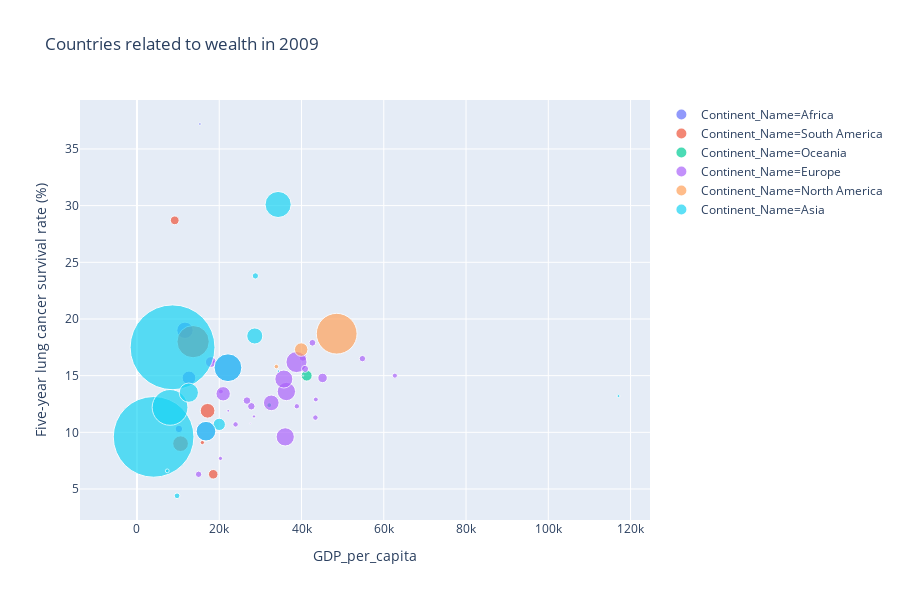

Source (notebook cell):
### Code cell
fig = px.scatter(df2_gdp.query('Year == 2009'), x="GDP_per_capita", y="Five-year lung cancer survival rate (%)", size="Total_pop", color="Continent_Name",
           hover_name="Continent_Name", size_max=60,title="Countries related to wealth in 2009")
fig.show()

### Figure 1 — Plotly figure (JSON) as saved in the notebook; plotly's stock layout.template omitted (floating-point values rounded to 4 significant figures)
{"data": [{"hoverlabel": {"namelength": 0}, "hovertemplate": "<b>%{hovertext}</b><br><br>Continent_Name=Africa<br>GDP_per_capita=%{x}<br>Five-year lung cancer survival rate (%)=%{y}<br>Total_pop=%{marker.size}", "hovertext": ["Africa", "Africa", "Africa", "Africa"], "legendgroup": "Continent_Name=Africa", "marker": {"color": "#636efa", "size": [34950168, 1291609, 49751503, 10365089], "sizemode": "area", "sizeref": 370800.0, "symbol": "circle"}, "mode": "markers", "name": "Continent_Name=Africa", "showlegend": true, "type": "scatter", "x": [12650.0, 15310.0, 11680.0, 10200.0], "xaxis": "x", "y": [14.8, 37.2, 19, 10.3], "yaxis": "y"}, {"hoverlabel": {"namelength": 0}, "hovertemplate": "<b>%{hovertext}</b><br><br>Continent_Name=South America<br>GDP_per_capita=%{x}<br>Five-year lung cancer survival rate (%)=%{y}<br>Total_pop=%{marker.size}", "hovertext": ["South America", "South America", "South America", "South America", "South America", "South America"], "legendgroup": "Continent_Name=South America", "marker": {"color": "#EF553B", "size": [40062470, 193246610, 16955737, 45654044, 14261566, 3357391], "sizemode": "area", "sizeref": 370800.0, "symbol": "circle"}, "mode": "markers", "name": "Continent_Name=South America", "showlegend": true, "type": "scatter", "x": [17170.0, 13650.0, 18550.0, 10600.0, 9184.0, 15900.0], "xaxis": "x", "y": [11.9, 18, 6.3, 9, 28.7, 9.1], "yaxis": "y"}, {"hoverlabel": {"namelength": 0}, "hovertemplate": "<b>%{hovertext}</b><br><br>Continent_Name=Oceania<br>GDP_per_capita=%{x}<br>Five-year lung cancer survival rate (%)=%{y}<br>Total_pop=%{marker.size}", "hovertext": ["Oceania", "Oceania"], "legendgroup": "Continent_Name=Oceania", "marker": {"color": "#00cc96", "size": [21902300, 4322628], "sizemode": "area", "sizeref": 370800.0, "symbol": "circle"}, "mode": "markers", "name": "Continent_Name=Oceania", "showlegend": true, "type": "scatter", "x": [41270.0, 32170.0], "xaxis": "x", "y": [15, 12.4], "yaxis": "y"}, {"hoverlabel": {"namelength": 0}, "hovertemplate": "<b>%{hovertext}</b><br><br>Continent_Name=Europe<br>GDP_per_capita=%{x}<br>Five-year lung cancer survival rate (%)=%{y}<br>Total_pop=%{marker.size}", "hovertext": ["Europe", "Europe", "Europe", "Europe", "Europe", "Europe", "Europe", "Europe", "Europe", "Europe", "Europe", "Europe", "Europe", "Europe", "Europe", "Europe", "Europe", "Europe", "Europe", "Europe", "Europe", "Europe", "Europe", "Europe", "Europe", "Europe", "Europe", "Europe", "Europe", "Europe"], "legendgroup": "Continent_Name=Europe", "marker": {"color": "#ab63fa", "size": [8369639, 10660938, 7542674, 4410864, 1090473, 10439735, 5524874, 1341629, 5341546, 62444770, 82405365, 315543, 4412181, 60248654, 2261380, 3341097, 415220, 16559268, 4834002, 38249228, 10657175, 21537219, 143064078, 5451968, 2024040, 45638113, 9311110, 7621211, 71846212, 61652315], "sizemode": "area", "sizeref": 370800.0, "symbol": "circle"}, "mode": "markers", "name": "Continent_Name=Europe", "showlegend": true, "type": "scatter", "x": [42660.0, 40360.0, 14980.0, 20410.0, 34390.0, 27800.0, 43380.0, 22190.0, 38870.0, 36320.0, 38780.0, 40380.0, 43490.0, 35710.0, 18610.0, 20300.0, 27530.0, 45130.0, 62700.0, 20950.0, 26740.0, 17950.0, 22120.0, 23970.0, 28450.0, 32650.0, 40860.0, 54810.0, 16780.0, 36040.0], "xaxis": "x", "y": [17.9, 16.6, 6.3, 13.6, 15.4, 12.3, 11.3, 11.9, 12.3, 13.6, 16.2, 15, 12.9, 14.7, 16.2, 7.7, 10.8, 14.8, 15, 13.4, 12.8, 16.2, 15.7, 10.7, 11.4, 12.6, 15.6, 16.5, 10.1, 9.6], "yaxis": "y"}, {"hoverlabel": {"namelength": 0}, "hovertemplate": "<b>%{hovertext}</b><br><br>Continent_Name=North America<br>GDP_per_capita=%{x}<br>Five-year lung cancer survival rate (%)=%{y}<br>Total_pop=%{marker.size}", "hovertext": ["North America", "North America", "North America"], "legendgroup": "Continent_Name=North America", "marker": {"color": "#FFA15A", "size": [33675448, 3753576, 307686729], "sizemode": "area", "sizeref": 370800.0, "symbol": "circle"}, "mode": "markers", "name": "Continent_Name=North America", "showlegend": true, "type": "scatter", "x": [39920.0, 33890.0, 48560.0], "xaxis": "x", "y": [17.3, 15.8, 18.7], "yaxis": "y"}, {"hoverlabel": {"namelength": 0}, "hovertemplate": "<b>%{hovertext}</b><br><br>Continent_Name=Asia<br>GDP_per_capita=%{x}<br>Five-year lung cancer survival rate (%)=%{y}<br>Total_pop=%{marker.size}", "hovertext": ["Asia", "Asia", "Asia", "Asia", "Asia", "Asia", "Asia", "Asia", "Asia", "Asia", "Asia", "Asia", "Asia", "Asia"], "legendgroup": "Continent_Name=Asia", "marker": {"color": "#19d3f3", "size": [1334908820, 1090473, 1207740408, 237414495, 7260949, 126551705, 6025592, 27949395, 2711659, 1597765, 143064078, 47963923, 68706122, 71846212], "sizemode": "area", "sizeref": 370800.0, "symbol": "circle"}, "mode": "markers", "name": "Continent_Name=Asia", "showlegend": true, "type": "scatter", "x": [8652.0, 34390.0, 4050.0, 8045.0, 28790.0, 34320.0, 9749.0, 20010.0, 7368.0, 117100.0, 22120.0, 28640.0, 12610.0, 16780.0], "xaxis": "x", "y": [17.5, 15.4, 9.6, 12.2, 23.8, 30.1, 4.4, 10.7, 6.6, 13.2, 15.7, 18.5, 13.5, 10.1], "yaxis": "y"}], "layout": {"height": 600, "legend": {"itemsizing": "constant", "tracegroupgap": 0}, "title": {"text": "Countries related to wealth in 2009"}, "xaxis": {"anchor": "y", "domain": [0, 1], "title": {"text": "GDP_per_capita"}}, "yaxis": {"anchor": "x", "domain": [0, 1], "title": {"text": "Five-year lung cancer survival rate (%)"}}}}
